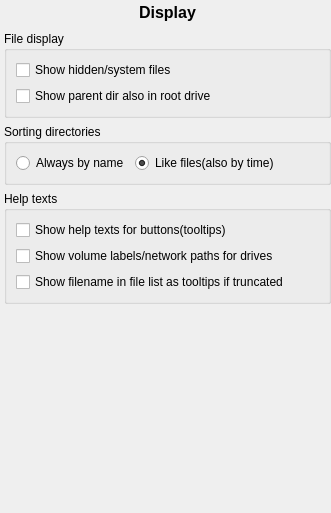
       <widget class="QWidget" name="displayPage">
        <layout class="QVBoxLayout" name="verticalLayout_6">
         <property name="leftMargin">
          <number>4</number>
         </property>
         <property name="topMargin">
          <number>0</number>
         </property>
         <property name="rightMargin">
          <number>0</number>
         </property>
         <property name="bottomMargin">
          <number>0</number>
         </property>
         <item>
          <widget class="QLabel" name="labelDisplay">
           <property name="minimumSize">
            <size>
             <width>0</width>
             <height>25</height>
            </size>
           </property>
           <property name="font">
            <font>
             <pointsize>12</pointsize>
             <weight>75</weight>
             <bold>true</bold>
            </font>
           </property>
           <property name="text">
            <string>Display</string>
           </property>
           <property name="alignment">
            <set>Qt::AlignCenter</set>
           </property>
          </widget>
         </item>
         <item>
          <widget class="QGroupBox" name="groupBox_4">
           <property name="title">
            <string>File display</string>
           </property>
           <layout class="QVBoxLayout" name="verticalLayout_5">
            <item>
             <widget class="QCheckBox" name="cbShowHideAndSystemFile">
              <property name="text">
               <string>Show hidden/system files</string>
              </property>
             </widget>
            </item>
            <item>
             <widget class="QCheckBox" name="cbShowParentDirInRootDrive">
              <property name="text">
               <string>Show parent dir also in root drive</string>
              </property>
             </widget>
            </item>
           </layout>
          </widget>
         </item>
         <item>
          <widget class="QGroupBox" name="groupBox_5">
           <property name="title">
            <string>Sorting directories</string>
           </property>
           <layout class="QHBoxLayout" name="horizontalLayout_4">
            <item>
             <widget class="QRadioButton" name="rbDirSortByName">
              <property name="text">
               <string>Always by name</string>
              </property>
             </widget>
            </item>
            <item>
             <widget class="QRadioButton" name="rbDirSortByTime">
              <property name="text">
               <string>Like files(also by time)</string>
              </property>
              <property name="checked">
               <bool>true</bool>
              </property>
             </widget>
            </item>
            <item>
             <spacer name="horizontalSpacer_8">
              <property name="orientation">
               <enum>Qt::Horizontal</enum>
              </property>
              <property name="sizeHint" stdset="0">
               <size>
                <width>40</width>
                <height>20</height>
               </size>
              </property>
             </spacer>
            </item>
           </layout>
          </widget>
         </item>
         <item>
          <widget class="QGroupBox" name="groupBox_6">
           <property name="title">
            <string>Help texts</string>
           </property>
           <layout class="QVBoxLayout" name="verticalLayout_4">
            <item>
             <widget class="QCheckBox" name="cbShowToolbarTooltips">
              <property name="text">
               <string>Show help texts for buttons(tooltips)</string>
              </property>
             </widget>
            </item>
            <item>
             <widget class="QCheckBox" name="cbShowDriveTooltips">
              <property name="text">
               <string>Show volume labels/network paths for drives</string>
              </property>
             </widget>
            </item>
            <item>
             <widget class="QCheckBox" name="cbShowFilenameTooltips">
              <property name="text">
               <string>Show filename in file list as tooltips if truncated</string>
              </property>
             </widget>
            </item>
           </layout>
          </widget>
         </item>
         <item>
          <spacer name="verticalSpacer_2">
           <property name="orientation">
            <enum>Qt::Vertical</enum>
           </property>
           <property name="sizeHint" stdset="0">
            <size>
             <width>20</width>
             <height>209</height>
            </size>
           </property>
          </spacer>
         </item>
        </layout>
       </widget>
